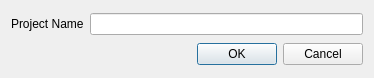
<?xml version="1.0" encoding="UTF-8"?>
<ui version="4.0">
 <class>widget</class>
 <widget class="QWidget" name="widget">
  <property name="geometry">
   <rect>
    <x>0</x>
    <y>0</y>
    <width>374</width>
    <height>78</height>
   </rect>
  </property>
  <property name="windowTitle">
   <string>Create Project</string>
  </property>
  <layout class="QVBoxLayout" name="verticalLayout">
   <item>
    <layout class="QGridLayout" name="gridLayout">
     <item row="0" column="0">
      <widget class="QLabel" name="label">
       <property name="text">
        <string>Project Name</string>
       </property>
      </widget>
     </item>
     <item row="0" column="1">
      <widget class="QLineEdit" name="newproject_line"/>
     </item>
    </layout>
   </item>
   <item>
    <widget class="QDialogButtonBox" name="button_box">
     <property name="standardButtons">
      <set>QDialogButtonBox::Cancel|QDialogButtonBox::Ok</set>
     </property>
    </widget>
   </item>
  </layout>
 </widget>
 <resources/>
 <connections>
  <connection>
   <sender>button_box</sender>
   <signal>rejected()</signal>
   <receiver>widget</receiver>
   <slot>close()</slot>
   <hints>
    <hint type="sourcelabel">
     <x>188</x>
     <y>113</y>
    </hint>
    <hint type="destinationlabel">
     <x>188</x>
     <y>67</y>
    </hint>
   </hints>
  </connection>
 </connections>
</ui>
